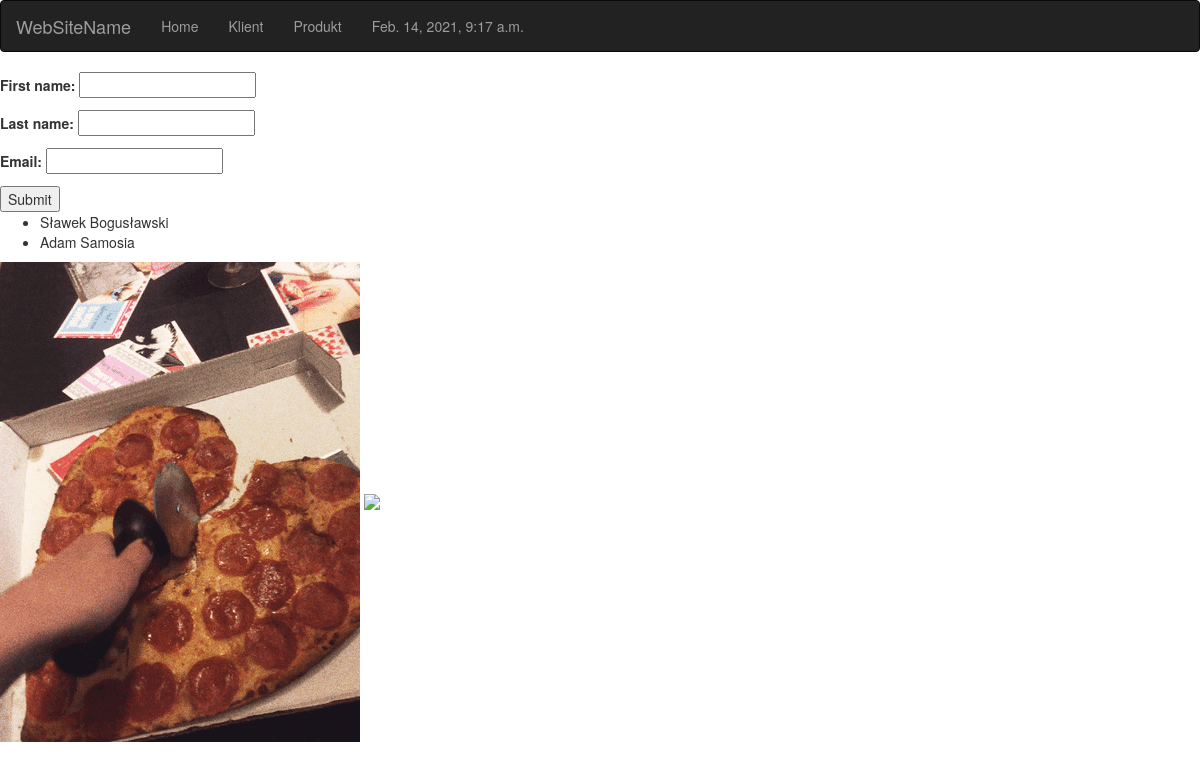
The page /addClient/ on the database as committed earlier.
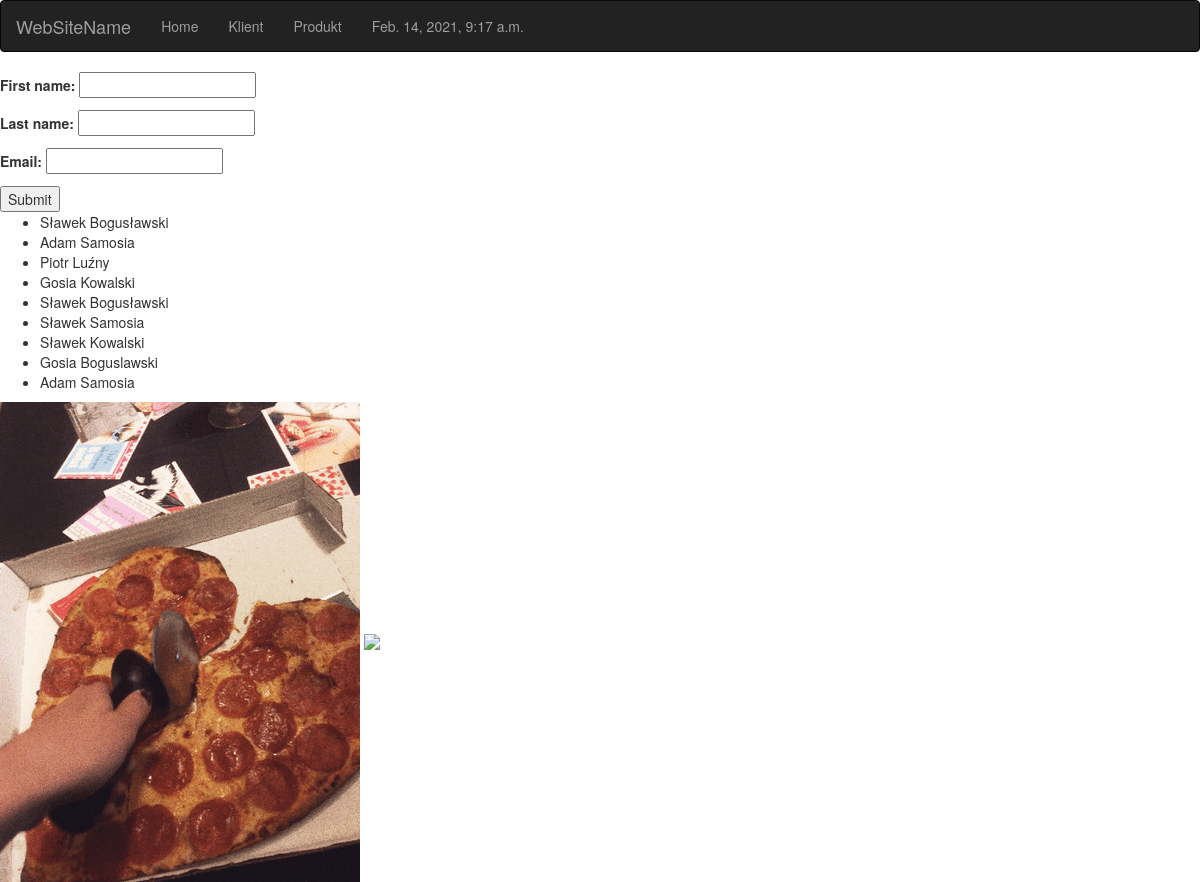
The same page on the database as committed later.
### modliszka/models.py (models this page shows)
class Client(models.Model):
    first_name = models.CharField(max_length=128)
    last_name = models.CharField(max_length=128)
    email = models.CharField(max_length=128, null=True)
    def __str__(self):
        return f"{self.first_name} {self.last_name}"

### modliszka/views.py (the view, shortened to what this page needs)
# urls.py: path("addClient/", views.AddClientView.as_view(), name='add_client'),
class AddClientView(View):
    def get(self, request):
        clients = Client.objects.all()
        form = ClientForm()
        return render(request, 'object_list_view.html', {'form':form, "objects":clients})

### modliszka/forms.py (shortened to what this page needs)
class ClientForm(forms.Form):
    first_name = forms.CharField(validators=[check_length])
    last_name = forms.CharField(validators=[check_length])
    email = forms.CharField(validators=[check_if_mail])

### modliszka/context_processor.py (called while the page is built)
def get_time(request):
    return {'date':datetime.now()}

### templates/object_list_view.html
{% extends 'base.html' %}
{% block content %}
    {% include 'form.html' %}
    {% include 'list_view.html' %}
{% endblock %}

### templates/base.html (shortened to what this page needs)
{% load static %}
<!DOCTYPE html>
<html lang="en">
<head>
    {% include 'headers.html' %}
</head>
<body>
    {% include 'navigation_bar.html' %}
{% block content %}{% endblock %}
<img src="{% static 'giphy.gif' %}">
<img src="{% static 'obrazki/neony.jpg' %}">
</body>
</html>

### templates/headers.html (shortened to what this page needs)
<link rel="stylesheet" href="https://maxcdn.bootstrapcdn.com/bootstrap/3.4.1/css/bootstrap.min.css">

### templates/navigation_bar.html
<nav class="navbar navbar-inverse">
    <div class="container-fluid">
        <div class="navbar-header">
            <a class="navbar-brand" href="#">WebSiteName</a>
        </div>
        <ul class="nav navbar-nav">
            <li class="{{active}}"><a href="{% url 'index' %}">Home</a></li>
            <li class="{{active}}"><a href="{% url 'add_client' %}">Klient</a></li>
            <li class="{{active}}"><a href="{% url 'add_product' %}">Produkt</a></li>
            <li><a>{{ date }}</a></li>
        </ul>
    </div>
</nav>

### templates/form.html (shortened to what this page needs)
<form method="post">
    {{ form.as_p }}
    <input type="submit">
</form>

### templates/list_view.html
<ul>
{% for item in objects %}
    <li>{{ item }}</li>
{% endfor %}
</ul>

Rows that differ between the two databases and show on the page:
added Client: first_name+last_name "Piotr Luźny"
added Client: first_name+last_name "Gosia Kowalski"
added Client: first_name+last_name "Sławek Bogusławski"
added Client: first_name+last_name "Sławek Samosia"
added Client: first_name+last_name "Sławek Kowalski"
added Client: first_name+last_name "Gosia Boguslawski"
added Client: first_name+last_name "Adam Samosia"
